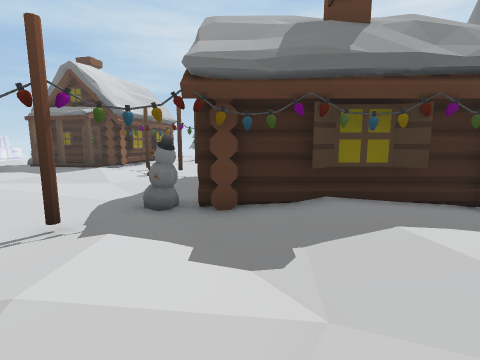
View 1 (above)

24 first-person views from a walk through a 3-D level made in the Unity game engine. The camera is 1.4 m above the floor, tilts 8° down and sees 85° across. The floor is counted in squares, 1 m on a side. Each view is taken from the middle of a square. On the plan, view 1 faces up. The plan holds only what a view shows up to about 13 squares ahead; the rest is blank. The place goes on beyond the plan. Some surface patterns are stand-ins.

View 2
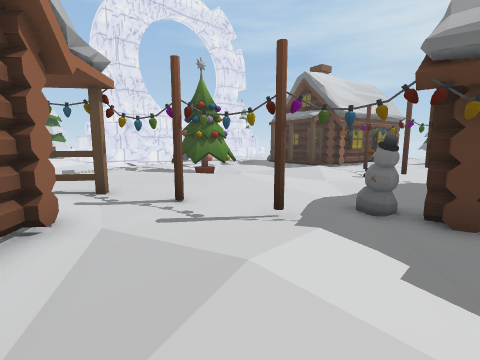

View 3
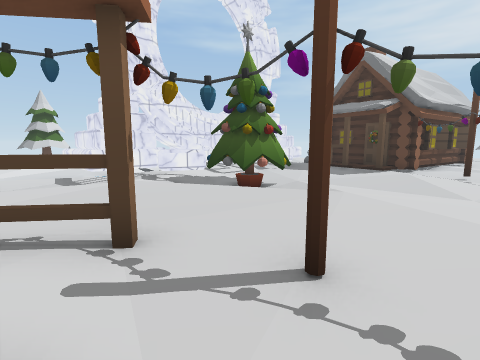

View 4
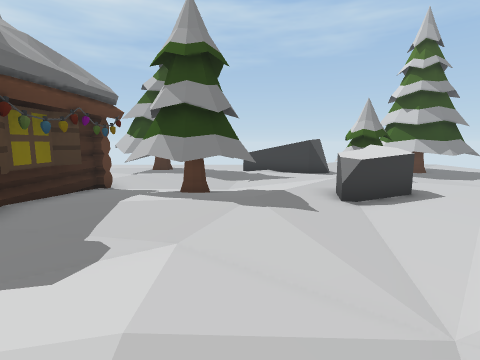

View 5
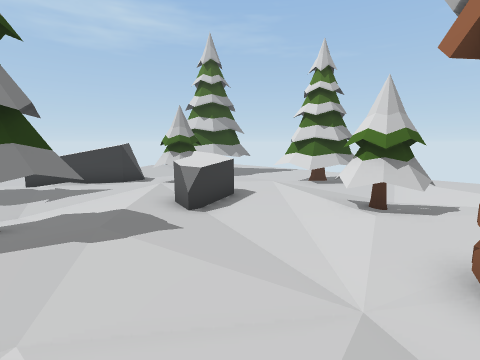

View 6
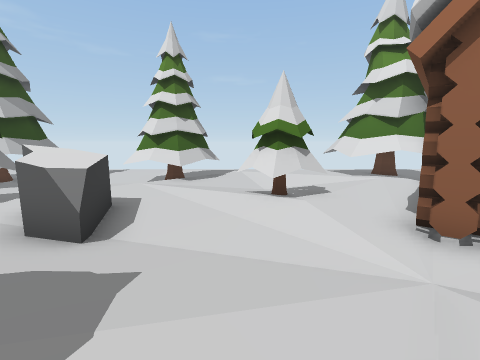

View 7
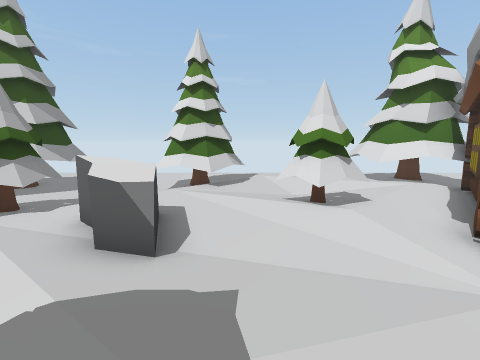

View 8
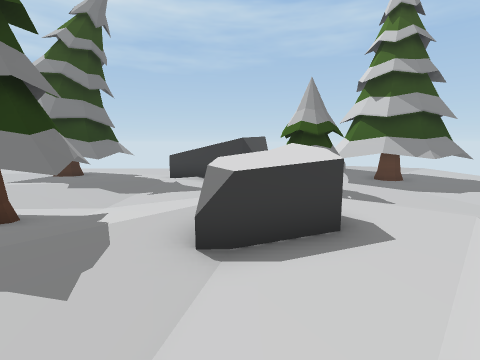

View 9
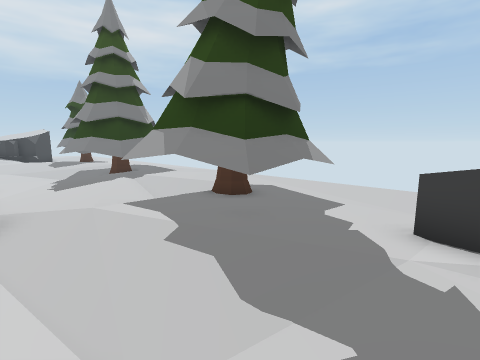

View 10
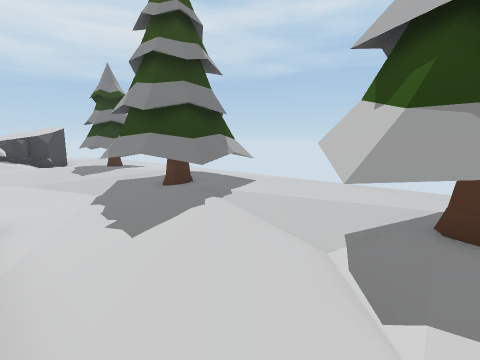

View 11
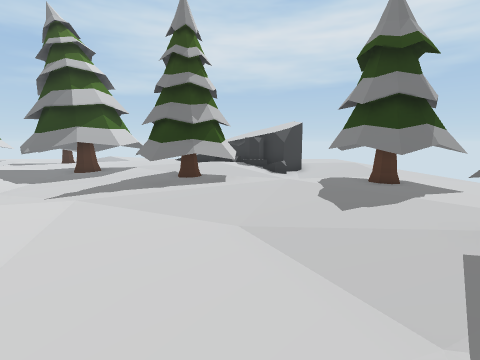

View 12
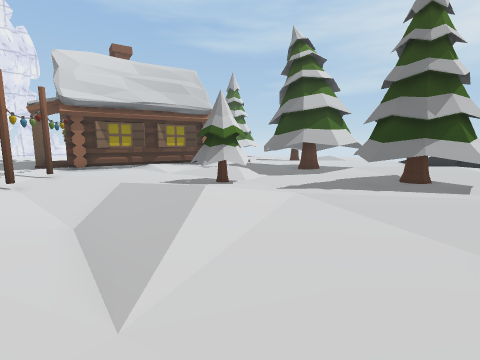

View 13
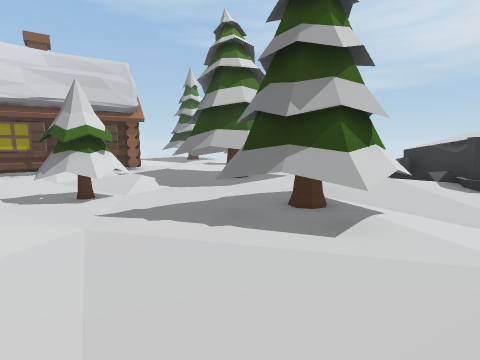

View 14
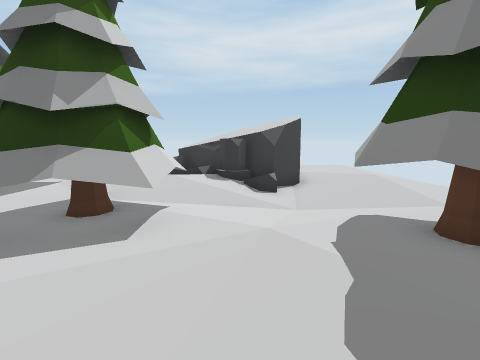

View 15
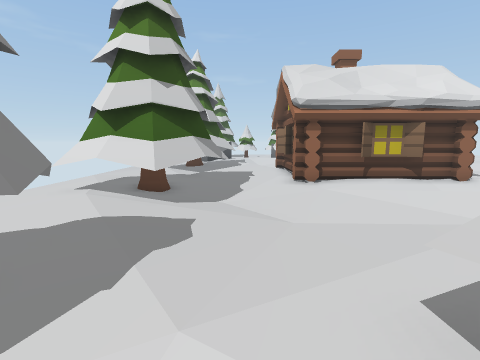

View 16
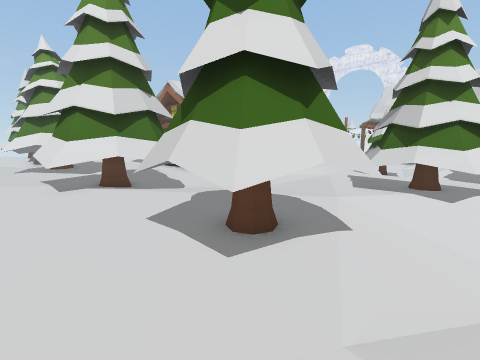

View 17
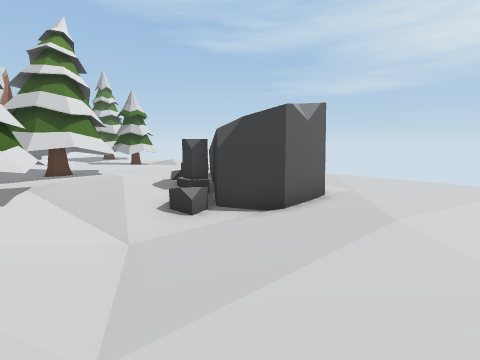

View 18
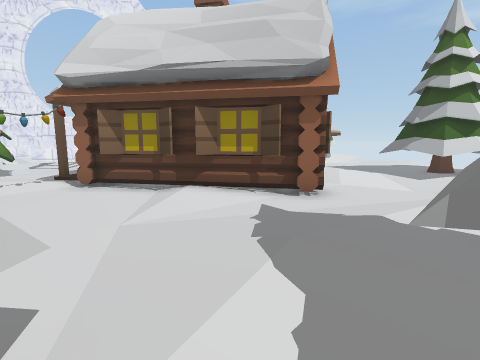

View 19
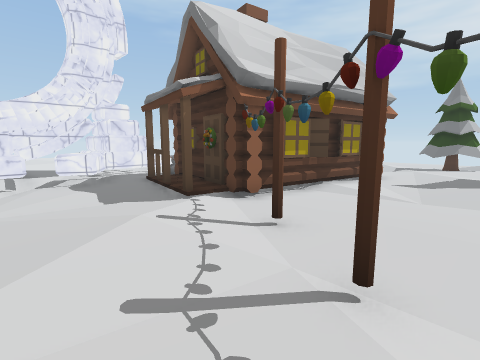

View 20
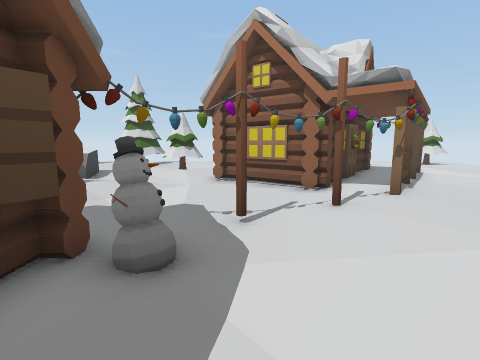

View 21
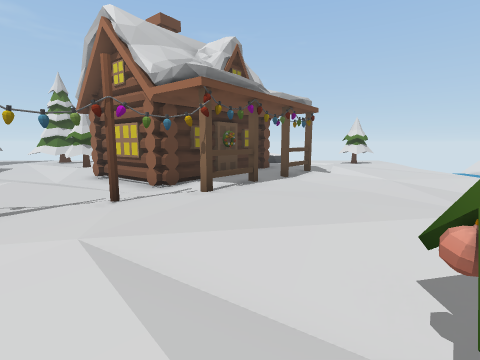

View 22
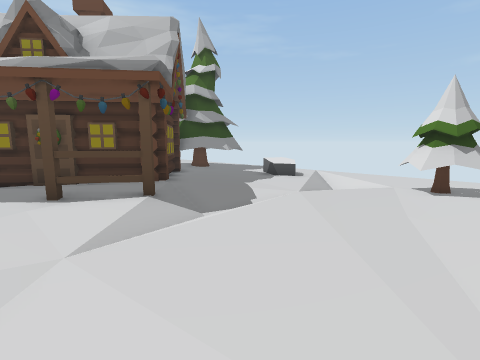

View 23
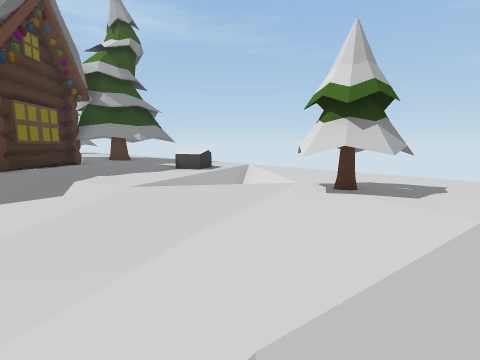

View 24
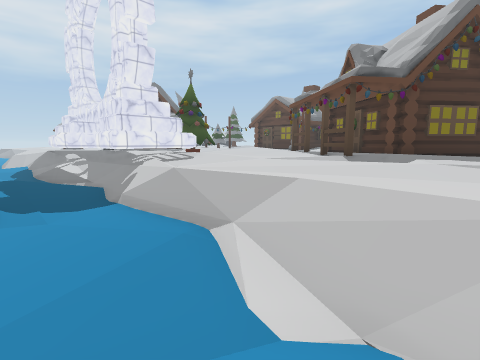

### Floor plan
Key: @ floor where view 1 was taken; # wall or solid block; x gap in a wall; . main floor; : floor 0.25 m higher than the main floor; - floor 0.25 m lower than the main floor; + floor 0.5 m higher than the main floor; _ floor 0.5 m lower than the main floor; < floor 0.75 m lower than the main floor; ( floor 1 m lower than the main floor; ! floor 1.25 m lower than the main floor; / step, stairs or slope; = window, fence, low wall or low ledge; ^ raised ledge; T tree; H house; O other object.
Columns run from 21 left of view 1 to 14 right of it. Each row starts with its distance up from view 1.
 32                               ......
 31           T                   ......
 30           TT                   .....
 29          TTTT                  .....
 28          TTTT             x^^  #..:.
 27          TT---         :::=#^^ #..:.
 26           .--_   ..   .....//^^#./:.
 25           ./// .....TTTT::::/##-//:.
 24           :../...:.TTTTT:::+/.=-/.:.
 23              .H...:TTTTT.::////-/...
 22                H..::TTTT. TT.-/--...
 21                H..:::T...TTTT//.T...
 20                H...::....TTTT::TTT..
 19               #H.....TT..:TT:::TTT..
 18               #H....TTT..:::..:TTT..
 17               H......TT..:....:::::.
 16        # H#H  H......../:......::::.
 15        #=.H:HHH.....////::...-.TTT:.
 14     ####=:HH/H..#...--///:..--TTTTT.
 13       #^^^....:...#------/..--T#TTT.
 12       #^^^....::......-.....--TTTTT.
 11       ##^.....::....HHHHHHHH-.TTTTT.
 10       # ^.T.........H      ....T....
  9       #^^TTT........H      H..:.....
  8   !^  #^^TTTT.:/:...H      H.:/.....
  7    =###^^TTT/.:::...H      H.:TTTT..
  6    =####^^.///::::.OH#####HH:TT  TT.
  5     ####=.:::::::..O.HHHHHH..:TTTT .
  4 // /=###.:::::::..#....::T.-/:TTTT..
  3 <_<//......::::O...:...:TTT ..TTTT..
  2 <<<///-/.....:H.../::..:TTT ........
  1 /<(//--......H..H.///..:TTT--...O...
  0 (((/........::.##H../@.:::.....O
 -1 (((_.......H::H###H......::...OO
 -2 (((_..../..H:H   ##H....OO.:..O
 -3 ((</....//H:H#     .::...OO.TTOO
 -4 (((/....///:H#   #H:TTT:::::T ..
 -5 ((//....//:::### H::TTT::::.TT
 -6  ///....::::::H#H:::. ..::....TTT
 -7 < //..../......HHTT:....TTT..TTTTT
 -8    /.T..-.....TTTTT::/.TTTT..TTTT
 -9    .TTT.-/OO..TTTTT::::TTTT..TTT
-10    ..TT.///OO.TTTTT::::.   .. TT
-11    ......//....T   .....   ..  ....
-12    ..........       ..          ...

Positions as (right, up) in squares from view 1, and headings:
1: (0, 0), facing up
2: (0, 0), facing up-left
3: (-4, 1), facing up-left
4: (-3, 1), facing right
5: (-2, 2), facing down-right
6: (1, 2), facing down
7: (2, 2), facing down
8: (0, -2), facing right
9: (6, 0), facing up-right
10: (6, 5), facing up-right
11: (7, 12), facing up
12: (7, 12), facing up-left
13: (8, 16), facing up-left
14: (8, 16), facing up
15: (8, 21), facing down
16: (14, 22), facing down-left
17: (14, 21), facing up-left
18: (1, 20), facing left
19: (-2, 10), facing up-left
20: (-3, 9), facing down
21: (-8, 9), facing down
22: (-17, 0), facing down-right
23: (-18, -4), facing down-right
24: (-21, -7), facing up-right
